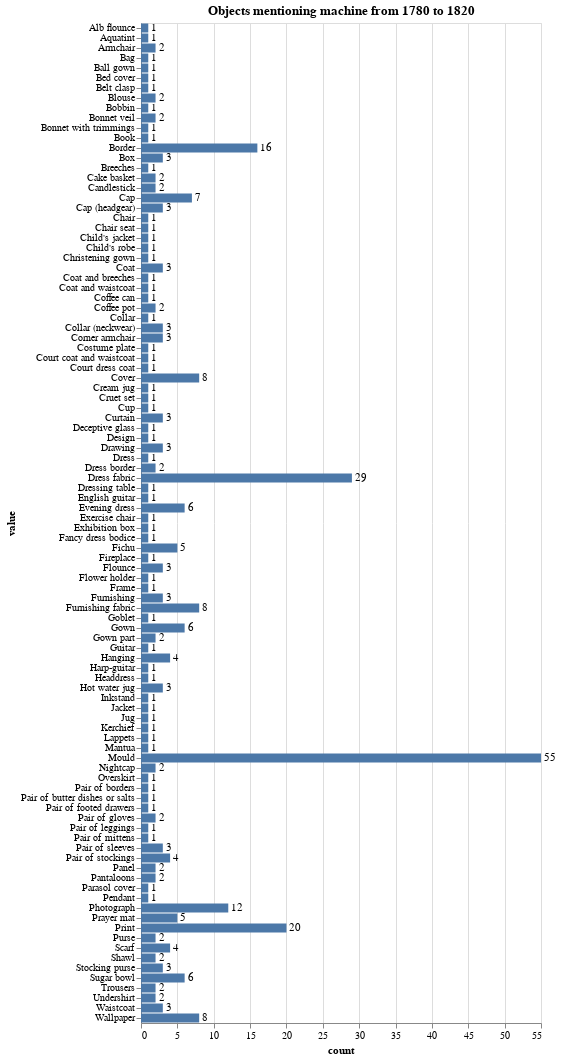

Notebook source saved alongside this figure:
### Markdown cell above
## Graphing Machines

Let's look at that in a graph now to more easily see what types of object mentioning 'machine' were most popular from that time period.

### Code cell
import requests
import altair as alt
import pandas as pd

req = requests.get('https://api.vam.ac.uk/v2/objects/clusters/object_type/search?q=machine&year_made_from=1780&year_made_to=1820&cluster_size=100')
lwm_df = pd.DataFrame(req.json())

bars = alt.Chart(lwm_df).mark_bar().encode(
    x='count:Q',
    y="value:O"
)

text = bars.mark_text(
    align='left', baseline='middle', dx=3
).encode(
    text='count:Q'
)

(bars + text).properties(height=1000, title="Objects mentioning machine from 1780 to 1820")

### Figure 1 — Vega-Lite specification as saved in the notebook (floating-point values rounded to 4 significant figures)
{"config": {"view": {"continuousWidth": 400, "continuousHeight": 300}}, "layer": [{"mark": "bar", "encoding": {"x": {"type": "quantitative", "field": "count"}, "y": {"type": "ordinal", "field": "value"}}}, {"mark": {"type": "text", "align": "left", "baseline": "middle", "dx": 3}, "encoding": {"text": {"type": "quantitative", "field": "count"}, "x": {"type": "quantitative", "field": "count"}, "y": {"type": "ordinal", "field": "value"}}}], "data": {"name": "data-2ce611a6ae2ceba85ddbbe15c2d9827d"}, "height": 1000, "title": "Objects mentioning machine from 1780 to 1820", "$schema": "https://vega.github.io/schema/vega-lite/v4.8.1.json", "datasets": {"data-2ce611a6ae2ceba85ddbbe15c2d9827d": [{"id": "Mould", "value": "Mould", "count": 55, "count_max_error": 0}, {"id": "Dress fabric", "value": "Dress fabric", "count": 29, "count_max_error": 0}, {"id": "Print", "value": "Print", "count": 20, "count_max_error": 0}, {"id": "Border", "value": "Border", "count": 16, "count_max_error": 0}, {"id": "Photograph", "value": "Photograph", "count": 12, "count_max_error": 0}, {"id": "Cover", "value": "Cover", "count": 8, "count_max_error": 0}, {"id": "Furnishing fabric", "value": "Furnishing fabric", "count": 8, "count_max_error": 0}, {"id": "Wallpaper", "value": "Wallpaper", "count": 8, "count_max_error": 0}, {"id": "Cap", "value": "Cap", "count": 7, "count_max_error": 0}, {"id": "Evening dress", "value": "Evening dress", "count": 6, "count_max_error": 0}, {"id": "Gown", "value": "Gown", "count": 6, "count_max_error": 0}, {"id": "Sugar bowl", "value": "Sugar bowl", "count": 6, "count_max_error": 0}, {"id": "Fichu", "value": "Fichu", "count": 5, "count_max_error": 0}, {"id": "Prayer mat", "value": "Prayer mat", "count": 5, "count_max_error": 0}, {"id": "Hanging", "value": "Hanging", "count": 4, "count_max_error": 0}, {"id": "Pair of stockings", "value": "Pair of stockings", "count": 4, "count_max_error": 0}, {"id": "Scarf", "value": "Scarf", "count": 4, "count_max_error": 0}, {"id": "Box", "value": "Box", "count": 3, "count_max_error": 0}, {"id": "Cap (headgear)", "value": "Cap (headgear)", "count": 3, "count_max_error": 0}, {"id": "Coat", "value": "Coat", "count": 3, "count_max_error": 0}, {"id": "Collar (neckwear)", "value": "Collar (neckwear)", "count": 3, "count_max_error": 0}, {"id": "Corner armchair", "value": "Corner armchair", "count": 3, "count_max_error": 0}, {"id": "Curtain", "value": "Curtain", "count": 3, "count_max_error": 0}, {"id": "Drawing", "value": "Drawing", "count": 3, "count_max_error": 0}, {"id": "Flounce", "value": "Flounce", "count": 3, "count_max_error": 0}, {"id": "Furnishing", "value": "Furnishing", "count": 3, "count_max_error": 0}, {"id": "Hot water jug", "value": "Hot water jug", "count": 3, "count_max_error": 0}, {"id": "Pair of sleeves", "value": "Pair of sleeves", "count": 3, "count_max_error": 0}, {"id": "Stocking purse", "value": "Stocking purse", "count": 3, "count_max_error": 0}, {"id": "Waistcoat", "value": "Waistcoat", "count": 3, "count_max_error": 0}, {"id": "Armchair", "value": "Armchair", "count": 2, "count_max_error": 0}, {"id": "Blouse", "value": "Blouse", "count": 2, "count_max_error": 0}, {"id": "Bonnet veil", "value": "Bonnet veil", "count": 2, "count_max_error": 0}, {"id": "Cake basket", "value": "Cake basket", "count": 2, "count_max_error": 0}, {"id": "Candlestick", "value": "Candlestick", "count": 2, "count_max_error": 0}, {"id": "Coffee pot", "value": "Coffee pot", "count": 2, "count_max_error": 0}, {"id": "Dress border", "value": "Dress border", "count": 2, "count_max_error": 0}, {"id": "Gown part", "value": "Gown part", "count": 2, "count_max_error": 0}, {"id": "Nightcap", "value": "Nightcap", "count": 2, "count_max_error": 0}, {"id": "Pair of gloves", "value": "Pair of gloves", "count": 2, "count_max_error": 0}, {"id": "Panel", "value": "Panel", "count": 2, "count_max_error": 0}, {"id": "Pantaloons", "value": "Pantaloons", "count": 2, "count_max_error": 0}, {"id": "Purse", "value": "Purse", "count": 2, "count_max_error": 0}, {"id": "Shawl", "value": "Shawl", "count": 2, "count_max_error": 0}, {"id": "Trousers", "value": "Trousers", "count": 2, "count_max_error": 0}, {"id": "Undershirt", "value": "Undershirt", "count": 2, "count_max_error": 0}, {"id": "Alb flounce", "value": "Alb flounce", "count": 1, "count_max_error": 0}, {"id": "Aquatint", "value": "Aquatint", "count": 1, "count_max_error": 0}, {"id": "Bag", "value": "Bag", "count": 1, "count_max_error": 0}, {"id": "Ball gown", "value": "Ball gown", "count": 1, "count_max_error": 0}, {"id": "Bed cover", "value": "Bed cover", "count": 1, "count_max_error": 0}, {"id": "Belt clasp", "value": "Belt clasp", "count": 1, "count_max_error": 0}, {"id": "Bobbin", "value": "Bobbin", "count": 1, "count_max_error": 0}, {"id": "Bonnet with trimmings", "value": "Bonnet with trimmings", "count": 1, "count_max_error": 0}, {"id": "Book", "value": "Book", "count": 1, "count_max_error": 0}, {"id": "Breeches", "value": "Breeches", "count": 1, "count_max_error": 0}, {"id": "Chair", "value": "Chair", "count": 1, "count_max_error": 0}, {"id": "Chair seat", "value": "Chair seat", "count": 1, "count_max_error": 0}, {"id": "Child's jacket", "value": "Child's jacket", "count": 1, "count_max_error": 0}, {"id": "Child's robe", "value": "Child's robe", "count": 1, "count_max_error": 0}, {"id": "Christening gown", "value": "Christening gown", "count": 1, "count_max_error": 0}, {"id": "Coat and breeches", "value": "Coat and breeches", "count": 1, "count_max_error": 0}, {"id": "Coat and waistcoat", "value": "Coat and waistcoat", "count": 1, "count_max_error": 0}, {"id": "Coffee can", "value": "Coffee can", "count": 1, "count_max_error": 0}, {"id": "Collar", "value": "Collar", "count": 1, "count_max_error": 0}, {"id": "Costume plate", "value": "Costume plate", "count": 1, "count_max_error": 0}, {"id": "Court coat and waistcoat", "value": "Court coat and waistcoat", "count": 1, "count_max_error": 0}, {"id": "Court dress coat", "value": "Court dress coat", "count": 1, "count_max_error": 0}, {"id": "Cream jug", "value": "Cream jug", "count": 1, "count_max_error": 0}, {"id": "Cruet set", "value": "Cruet set", "count": 1, "count_max_error": 0}, {"id": "Cup", "value": "Cup", "count": 1, "count_max_error": 0}, {"id": "Deceptive glass", "value": "Deceptive glass", "count": 1, "count_max_error": 0}, {"id": "Design", "value": "Design", "count": 1, "count_max_error": 0}, {"id": "Dress", "value": "Dress", "count": 1, "count_max_error": 0}, {"id": "Dressing table", "value": "Dressing table", "count": 1, "count_max_error": 0}, {"id": "English guitar", "value": "English guitar", "count": 1, "count_max_error": 0}, {"id": "Exercise chair", "value": "Exercise chair", "count": 1, "count_max_error": 0}, {"id": "Exhibition box", "value": "Exhibition box", "count": 1, "count_max_error": 0}, {"id": "Fancy dress bodice", "value": "Fancy dress bodice", "count": 1, "count_max_error": 0}, {"id": "Fireplace", "value": "Fireplace", "count": 1, "count_max_error": 0}, {"id": "Flower holder", "value": "Flower holder", "count": 1, "count_max_error": 0}, {"id": "Frame", "value": "Frame", "count": 1, "count_max_error": 0}, {"id": "Goblet", "value": "Goblet", "count": 1, "count_max_error": 0}, {"id": "Guitar", "value": "Guitar", "count": 1, "count_max_error": 0}, {"id": "Harp-guitar", "value": "Harp-guitar", "count": 1, "count_max_error": 0}, {"id": "Headdress", "value": "Headdress", "count": 1, "count_max_error": 0}, {"id": "Inkstand", "value": "Inkstand", "count": 1, "count_max_error": 0}, {"id": "Jacket", "value": "Jacket", "count": 1, "count_max_error": 0}, {"id": "Jug", "value": "Jug", "count": 1, "count_max_error": 0}, {"id": "Kerchief", "value": "Kerchief", "count": 1, "count_max_error": 0}, {"id": "Lappets", "value": "Lappets", "count": 1, "count_max_error": 0}, {"id": "Mantua", "value": "Mantua", "count": 1, "count_max_error": 0}, {"id": "Overskirt", "value": "Overskirt", "count": 1, "count_max_error": 0}, {"id": "Pair of borders", "value": "Pair of borders", "count": 1, "count_max_error": 0}, {"id": "Pair of butter dishes or salts", "value": "Pair of butter dishes or salts", "count": 1, "count_max_error": 0}, {"id": "Pair of footed drawers", "value": "Pair of footed drawers", "count": 1, "count_max_error": 0}, {"id": "Pair of leggings", "value": "Pair of leggings", "count": 1, "count_max_error": 0}, {"id": "Pair of mittens", "value": "Pair of mittens", "count": 1, "count_max_error": 0}, {"id": "Parasol cover", "value": "Parasol cover", "count": 1, "count_max_error": 0}, {"id": "Pendant", "value": "Pendant", "count": 1, "count_max_error": 0}]}}
